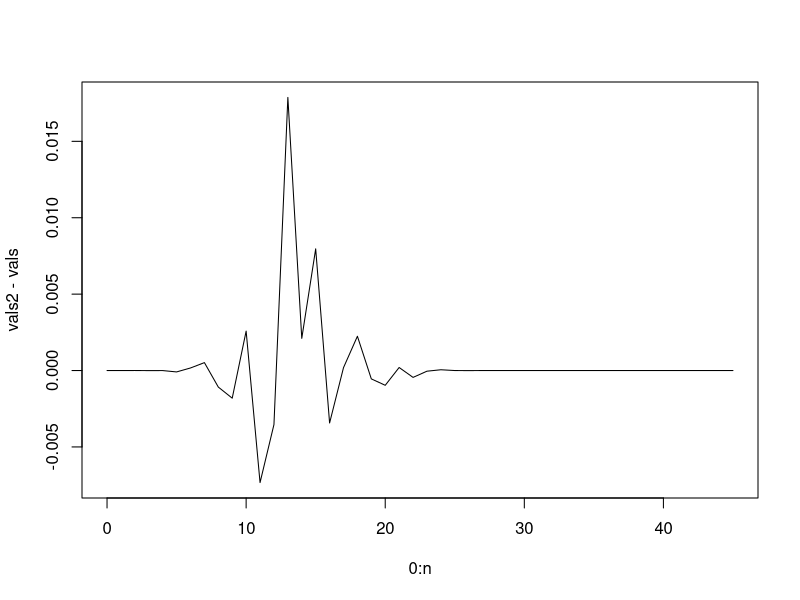
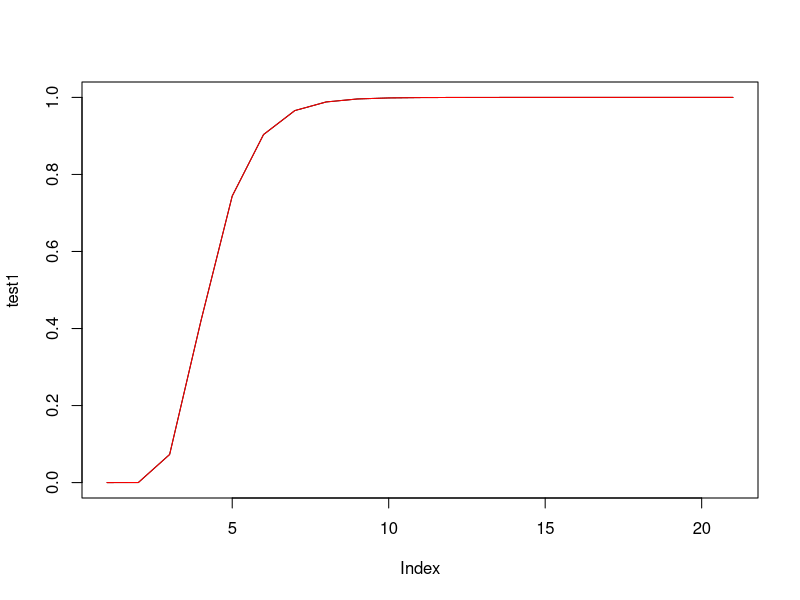
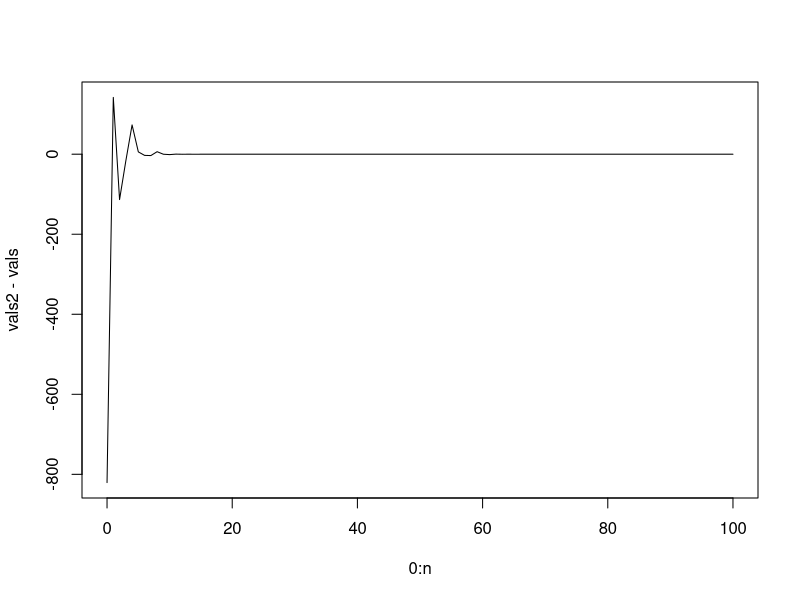
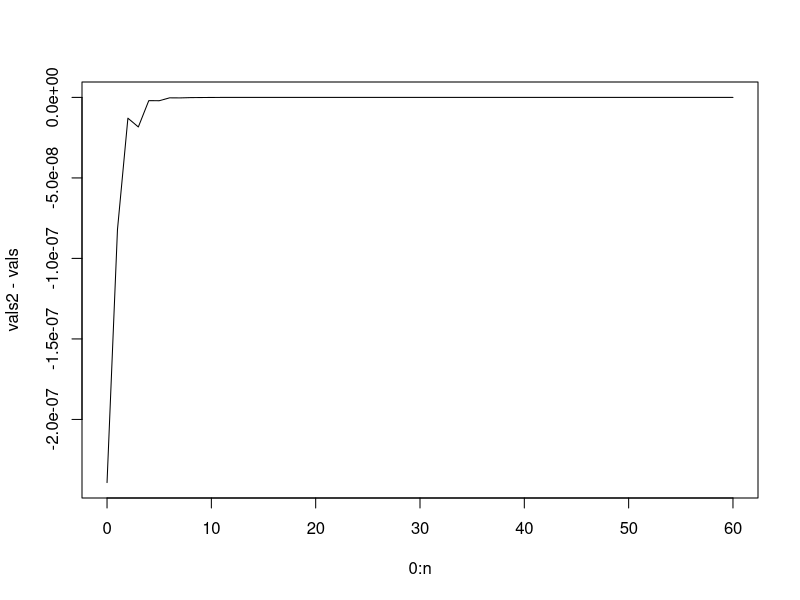
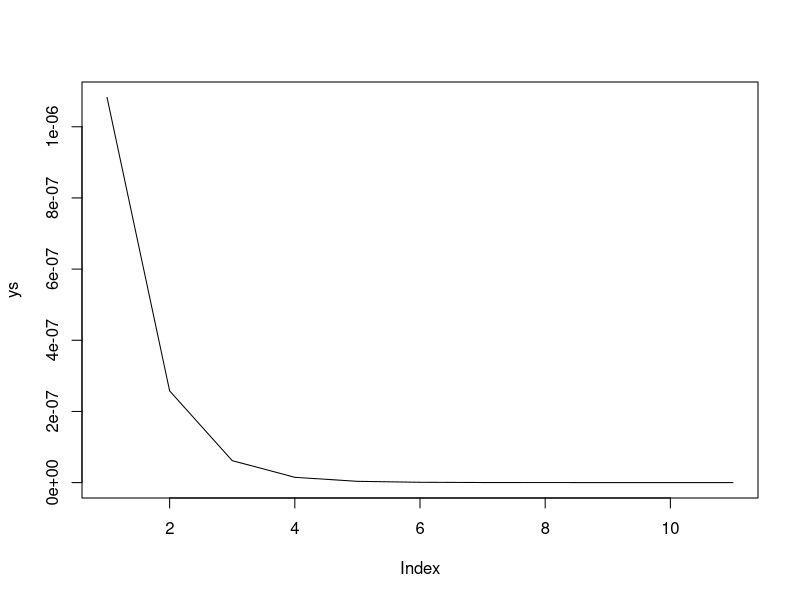

These figures' R source, in order: (Note: this script raises an error after producing the figures.)
func = function(v, n, x, b, a) {
  coeff = choose(n,x)*b^a/gamma(a)
  inte = exp(-(x+b)*v)*(1-exp(-v))^(n-x)*v^(a-1)
  return(coeff*inte)
}

func2 = function(n, x, b, a) {
  coeff = choose(n, x)*b^a
  summand = c()
  for (k in 0:(n-x)) summand = c(summand, choose(n-x, k)*(-1)^k*1/(x+b+k)^a)
  return(coeff*sum(summand))
}

func2bis = function(n, x, b, a) {
  summand = c()
  for (k in 0:(n-x)) {
    coeff = lgamma(a) + lgamma(n-x+1) - lgamma(k+1) - lgamma(n-x-k+1) - a*log(x+b+k)
    summand = c(summand, (-1)^k*exp(coeff))
  }
  #coeff = b^a*choose(n, x)/gamma(a)
  coeff = b^a/gamma(a)
  return(coeff*sum(summand))
}

vals =c()
n = 45
for (i in 0:n) {
  vals = c(vals, integrate(func, n=n, x=i, b=10, a=10, lower=0, upper=Inf)$value)
}
#plot(0:n, vals, type="l", ylim=c(-0.01, 0))
sum(vals)

vals2 = c()
for (i in 0:n) {
  vals2 = c(vals2, func2(n=n, x=i, b=10, a=10))
}
plot(0:n, vals2-vals, type="l")
sum(vals2)


func3 = function(n, x) return((1-exp(-x))^(n-x))
func4 = function(n, x) {
  summand = c()
  for (k in 0:(n-x)) summand = c(summand, choose(n-x, k)*(-1)^k*exp(-k*x))
  return(sum(summand))
}
test1 = func3(20, 0:20)
test2 = c()
for (i in 0:20) test2 = c(test2, func4(20, i))
plot(test1, type="l")
lines(test2, col="red")


choose(30, 0:30)
1/(25+0:30)^10
choose(30, 0:30)*1/(25+0:30)^10
choose(45, 15)*10^10*sum((-1)^(0:30)*choose(30, 0:30)*1/(25+0:30)^10)

func5 = function(v, n, x, b, a) {
  inte = exp(-(x+b)*v)*(1-exp(-v))^(n-x)*v^(a-1)
  return(inte)
}
func6 = function(n, x, b, a) {
  summand = c()
  for (k in 0:(n-x)) summand = c(summand, choose(n-x, k)*(-1)^k*1/(x+b+k)^a)
  return(gamma(a)*sum(summand))
}

vals = c()
n = 100
for (i in 0:n) {
  vals = c(vals, integrate(func5, n=n, x=i, b=10, a=10, lower=0, upper=Inf)$value)
}


vals2 = c()
for (i in 0:n) {
  vals2 = c(vals2, func6(n=n, x=i, b=10, a=10))
}
plot(0:n, vals2-vals, type="l")
sum(vals2)


func7 = function(v, n, x, b, a) {
  inte = exp(-(x+b)*v + (n-x)*log(1-exp(-v)) + (a-1)*log(v))
  return(inte)
}
func8 = function(n, x, b, a) {
  summand = c()
  for (k in 0:(n-x)) summand = c(summand, (-1)^k*exp(lgamma(a) + lgamma(n-x+1) - lgamma(k+1) - lgamma(n-x-k+1) - a*log(x+b+k)))
  return(sum(summand))
}

vals = c()
n = 60
for (i in 0:n) {
  vals = c(vals, integrate(func5, n=n, x=i, b=10, a=10, lower=0, upper=Inf)$value)
}

vals2 = c()
for (i in 0:n) {
  vals2 = c(vals2, func8(n=n, x=i, b=10, a=10))
}
plot(0:n, vals2-vals, type="l")
sum(vals2)

ys = beta(10:20, 10:20)
plot(ys, type="l")


meanbeta = function(n, a, b) return(n*a/(a+b))
stdbeta = function(n, a, b) return(sqrt(n*a*b*(a+b+n)/((a+b)^2*(a+b+1))))
n = 360
a =  149.9153684462072
b =   16.458142414956917
nexti = 273
meanbeta(n, a, b) - 4*stdbeta(n, a, b)
ys = rbetabinom.ab(1000, size=n, shape1=a, shape2=b)
plot(ys, ylim=c(nexti-20, n))
abline(nexti, 0)

yy = c()
for (i in 1:10000) {
  p = rbeta(1, shape1=a, shape2=b)
  y = rbinom(1, size=n, prob=p)
  yy = c(yy, y)
}
sum(yy <= nexti)
min(yy)
